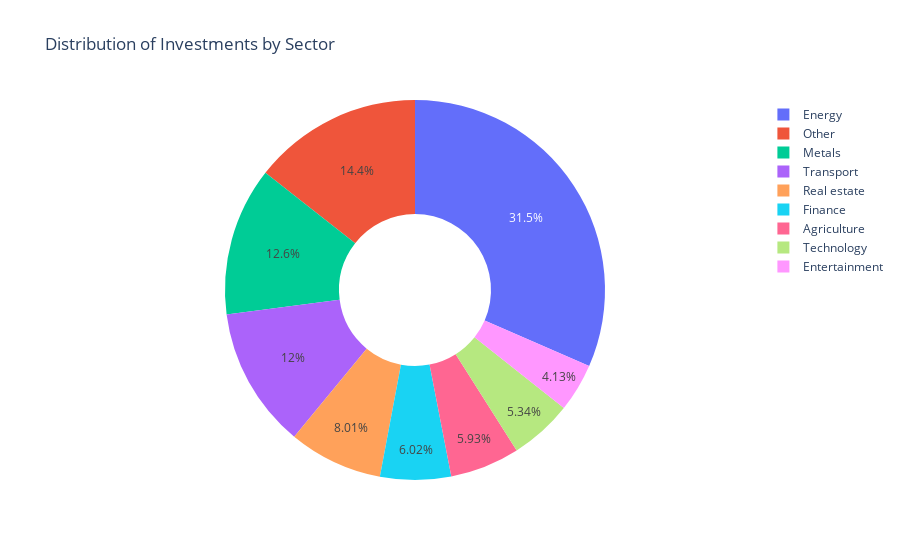

Notebook cell for this chart:
### Code cell
# Group investment data by sector and sum the quantities
investment_by_sector = investment_data.groupby('Sector')['Quantity in Millions'].sum().reset_index()

# Sort sectors by investment amount and get the top 8
top_8_sectors = investment_by_sector.nlargest(8, 'Quantity in Millions')['Sector'].tolist()

# Replace sectors not in the top 8 with 'Other'
investment_data['Sector'] = investment_data['Sector'].apply(lambda x: x if x in top_8_sectors else 'Other')

# Group investment data by modified sector and sum the quantities
investment_by_sector_modified = investment_data.groupby('Sector')['Quantity in Millions'].sum().reset_index()

# Move 'Other' to the end
investment_by_sector_modified = investment_by_sector_modified.sort_values(by='Sector', key=lambda x: x == 'Other')

# Create donut chart to visualize the distribution of investments by sector
fig = px.pie(investment_by_sector_modified, values='Quantity in Millions', names='Sector', 
             title='Distribution of Investments by Sector',
             hole=0.4)  # Set hole parameter to create a donut chart

# Add source and visualization credit
fig.add_annotation(text="Source: American Enterprise Institute | Visualization: https://medium.com/@ranggaakhli", xref="paper", yref="paper", x=0.5, y=-0.3, showarrow=False)

fig.show()

### Figure 1 — Plotly figure (JSON) as saved in the notebook; plotly's stock layout.template omitted (floating-point values rounded to 4 significant figures)
{"data": [{"domain": {"x": [0, 1], "y": [0, 1]}, "hole": 0.4, "hovertemplate": "Sector=%{label}<br>Quantity in Millions=%{value}<extra></extra>", "labels": ["Agriculture", "Energy", "Entertainment", "Finance", "Metals", "Real estate", "Technology", "Transport", "Other"], "legendgroup": "", "name": "", "showlegend": true, "type": "pie", "values": [84890, 451870, 59130, 86270, 181040, 114670, 76420, 171400, 206650]}], "layout": {"annotations": [{"showarrow": false, "text": "Source: American Enterprise Institute | Visualization: https://medium.com/@ranggaakhli", "x": 0.5, "xref": "paper", "y": -0.3, "yref": "paper"}], "legend": {"tracegroupgap": 0}, "title": {"text": "Distribution of Investments by Sector"}}}
